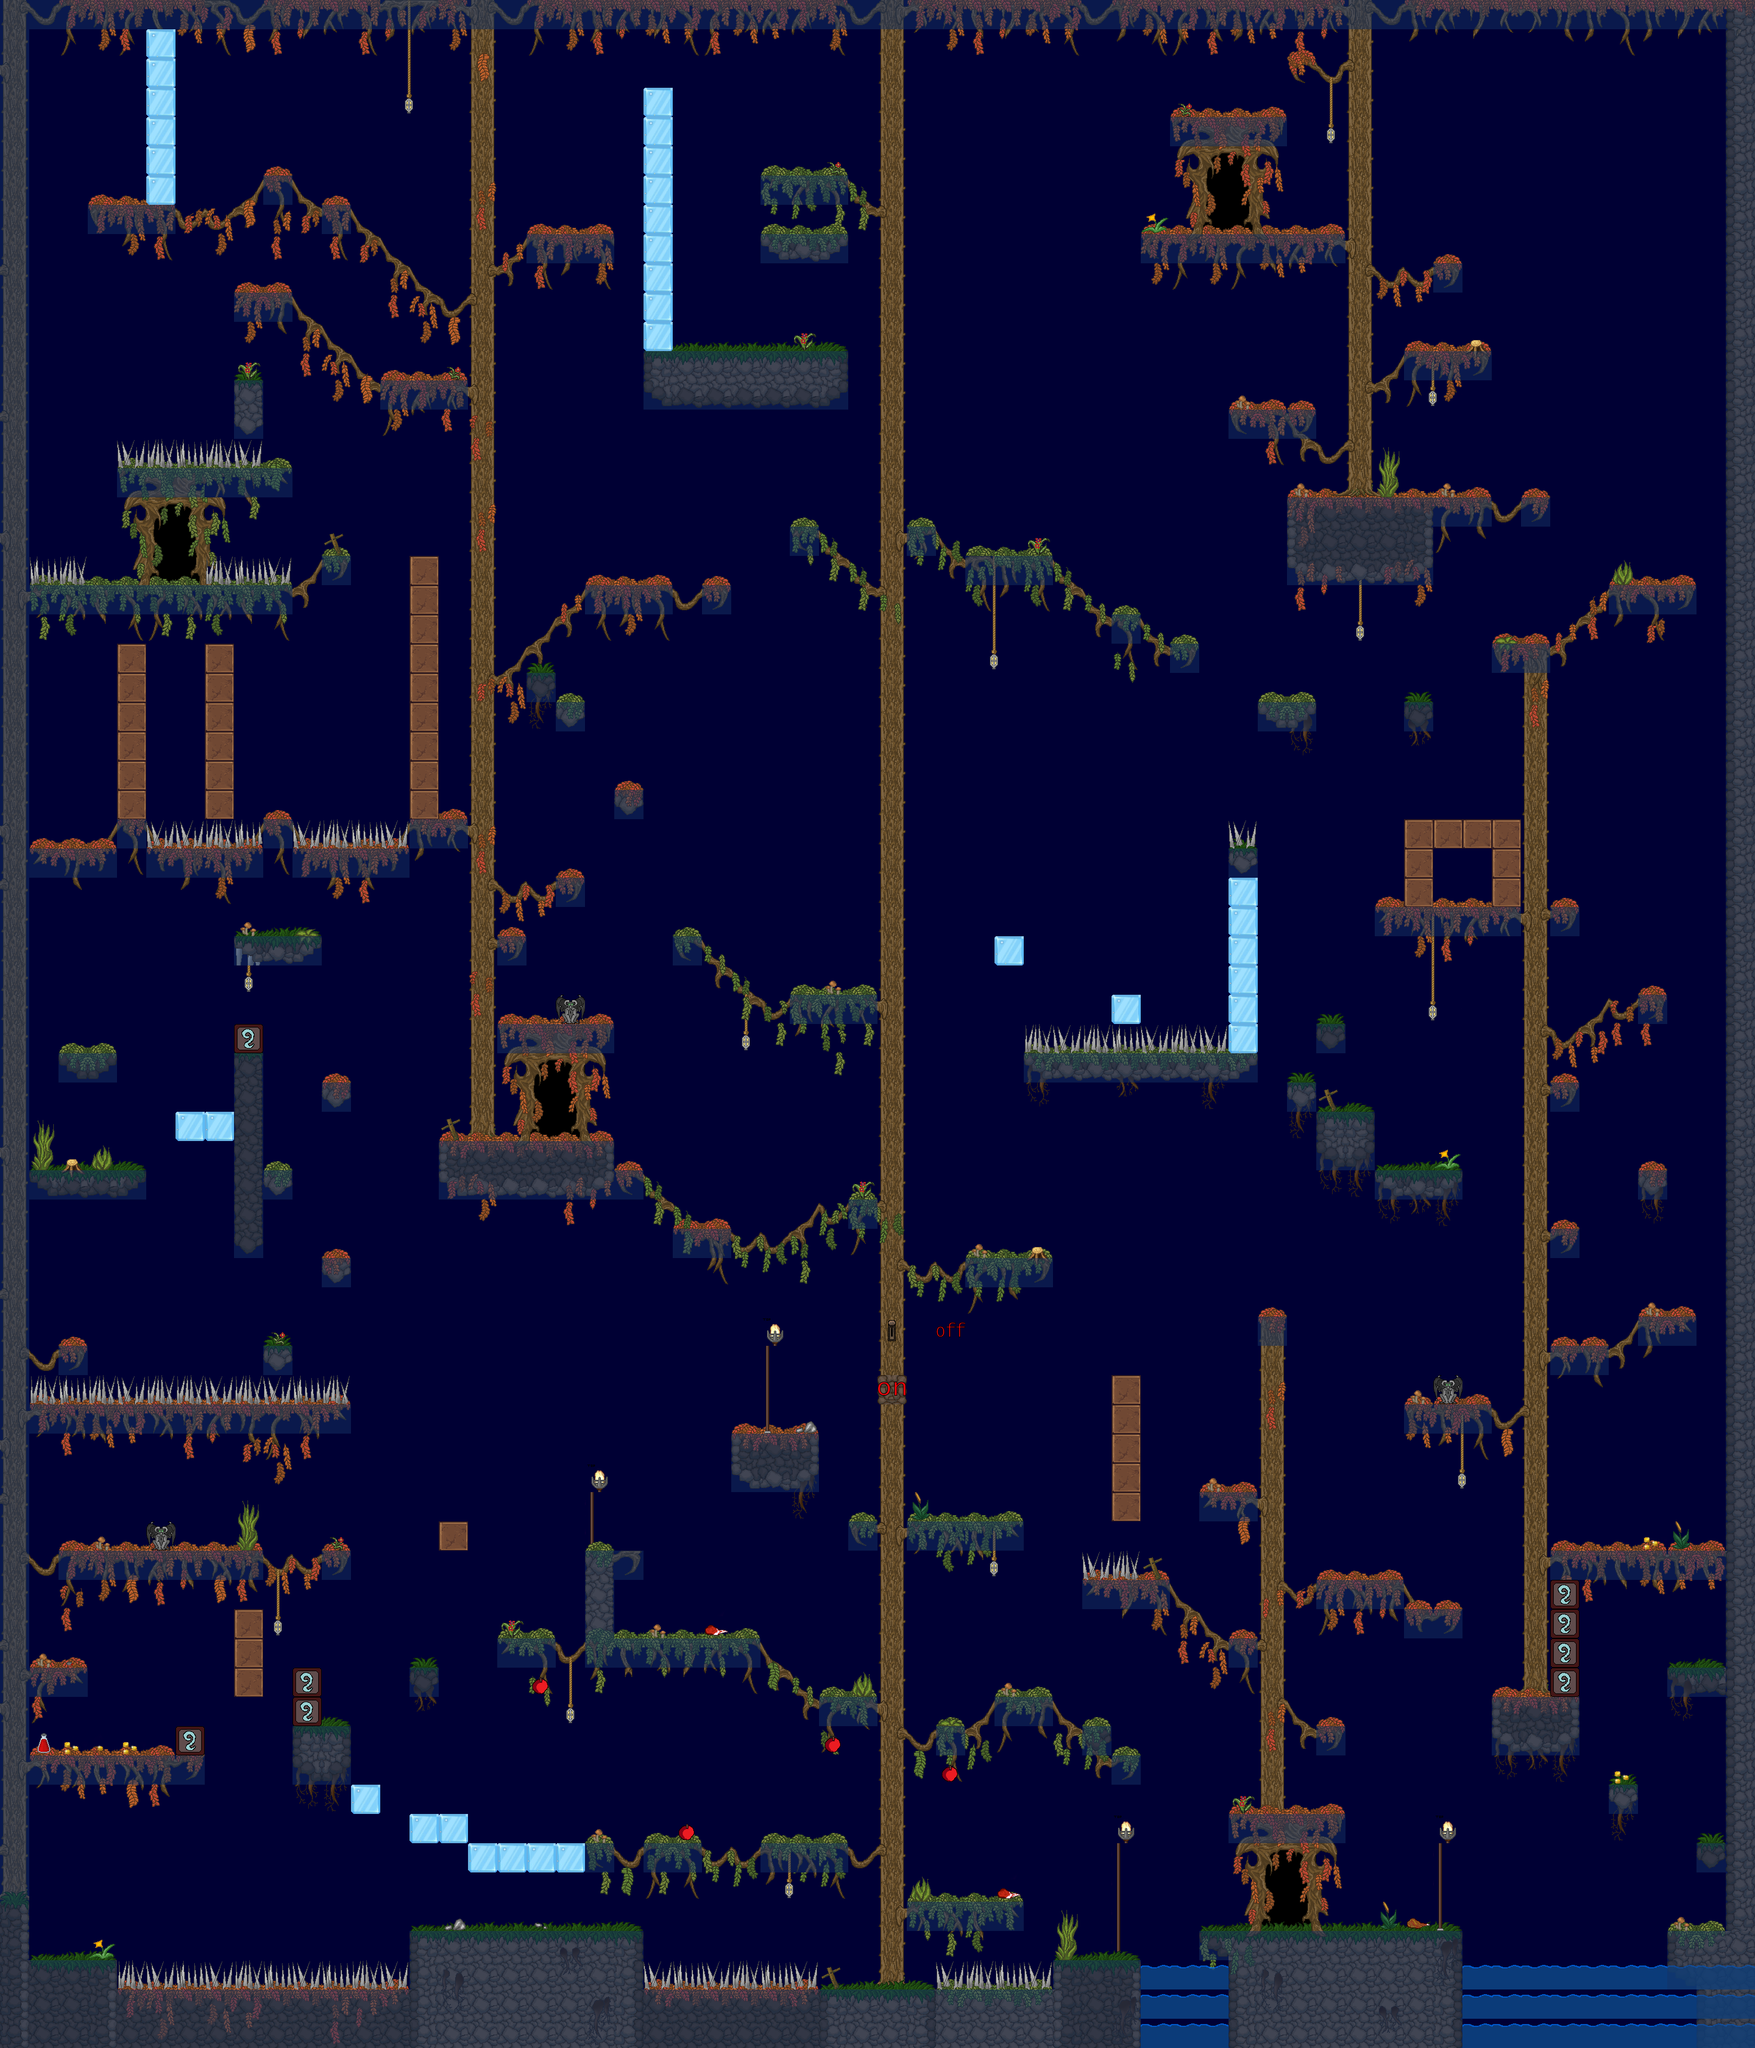

A 2D game scene composited from a Tiled map and its tileset images. What follows is a short description and the map's XML, with each tile layer's data collapsed to a summary:
An orthogonal 60x70 tile map with 50x50 px tiles, 19 tile layers (BG 1, BG 2, BG 3, BG 4, ...), 1 hidden layer not drawn, 4 tilesets and 47 objects.

<map version="1.0" orientation="orthogonal" renderorder="right-down" width="60" height="70" tilewidth="50" tileheight="50" backgroundcolor="#000034" nextobjectid="73">
 <properties>
  <property name="backgroundlayers" value="-1.0,res/level/forest/layer_inf.png,3.0,res/level/forest/layer_3.png" />
  <property name="dimming" value="0.4" />
  <property name="musicpath" value="res/level/forest/forest_try.ogg" />
  <property name="name" value="Forest" />
  <property name="tilesetpath" value="res/level/forest/tileset_level_forest.png" />
 </properties>
 <tileset firstgid="1" name="tileset_level_forest" tilewidth="50" tileheight="50" spacing="2" margin="1" tilecount="361" columns="19">
  <image source="../tilesets/tileset_level_forest.png" width="1000" height="1000" />
 </tileset>
 <tileset firstgid="362" name="tileset_level_dynamic_tiles" tilewidth="50" tileheight="50" spacing="2" margin="1" tilecount="200" columns="20">
  <image source="../tilesets/tileset_level_dynamic_tiles.png" width="1040" height="520" />
 </tileset>
 <tileset firstgid="562" name="tileset_enemies" tilewidth="50" tileheight="50" spacing="2" margin="1" tilecount="10" columns="5">
  <image source="../tilesets/tileset_enemies.png" width="260" height="104" />
 </tileset>
 <tileset firstgid="572" name="spritesheet_levelitems" tilewidth="50" tileheight="50" tilecount="576" columns="24">
  <image source="../tilesets/spritesheet_levelitems.png" width="1200" height="1200" />
  <tile id="0">
   <properties>
    <property name="id" value="fo_caveberry" />
   </properties>
  </tile>
  <tile id="1">
   <properties>
    <property name="id" value="mi_goldengoblet" />
   </properties>
  </tile>
  <tile id="2">
   <properties>
    <property name="id" value="go_onecoin" />
   </properties>
  </tile>
  <tile id="3">
   <properties>
    <property name="id" value="qe_letter" />
   </properties>
  </tile>
  <tile id="4">
   <properties>
    <property name="id" value="eq_ringoflesserhealth" />
   </properties>
  </tile>
  <tile id="25">
   <properties>
    <property name="id" value="fo_healingherb" />
   </properties>
  </tile>
  <tile id="26">
   <properties>
    <property name="id" value="fo_glowingshroom" />
   </properties>
  </tile>
  <tile id="27">
   <properties>
    <property name="id" value="go_threecoins" />
   </properties>
  </tile>
  <tile id="28">
   <properties>
    <property name="id" value="fo_water" />
   </properties>
  </tile>
  <tile id="48">
   <properties>
    <property name="id" value="fo_cheese" />
   </properties>
  </tile>
  <tile id="49">
   <properties>
    <property name="id" value="fo_bread" />
   </properties>
  </tile>
  <tile id="50">
   <properties>
    <property name="id" value="fo_lesserhealingpotion" />
   </properties>
  </tile>
  <tile id="51">
   <properties>
    <property name="id" value="fo_rawmeat" />
   </properties>
  </tile>
  <tile id="52">
   <properties>
    <property name="id" value="we_oathbreaker" />
   </properties>
  </tile>
  <tile id="72">
   <properties>
    <property name="id" value="fo_apple" />
   </properties>
  </tile>
  <tile id="75">
   <properties>
    <property name="id" value="fo_roastedmeat" />
   </properties>
  </tile>
 </tileset>
 <layer name="BG 1" width="60" height="70">
  <data>[4200 cells, 1471 non-empty, 96 distinct tile ids]</data>
 </layer>
 <layer name="BG 2" width="60" height="70">
  <data>[4200 cells, 702 non-empty, 132 distinct tile ids]</data>
 </layer>
 <layer name="BG 3" width="60" height="70">
  <data>[4200 cells, 458 non-empty, 94 distinct tile ids]</data>
 </layer>
 <layer name="BG 4" width="60" height="70">
  <data>[4200 cells, 56 non-empty, 37 distinct tile ids]</data>
 </layer>
 <layer name="dynamic water" width="60" height="70">
  <data>[4200 cells, 39 non-empty, 1 distinct tile ids]</data>
 </layer>
 <layer name="dynamic ice" width="60" height="70">
  <data>[4200 cells, 32 non-empty, 1 distinct tile ids]</data>
 </layer>
 <layer name="dynamic destructible" width="60" height="70">
  <data>[4200 cells, 38 non-empty, 1 distinct tile ids]</data>
 </layer>
 <layer name="dynamic torch" width="60" height="70">
  <data>[4200 cells, 4 non-empty, 1 distinct tile ids]</data>
 </layer>
 <layer name="dynamic spikesbottom" width="60" height="70">
  <data>[4200 cells, 60 non-empty, 3 distinct tile ids]</data>
 </layer>
 <layer name="dynamic spikestop" width="60" height="70">
  <data>[4200 cells, 1 non-empty, 1 distinct tile ids]</data>
 </layer>
 <layer name="dynamic shiftable" width="60" height="70">
  <data>[4200 cells, 8 non-empty, 1 distinct tile ids]</data>
 </layer>
 <layer name="dynamic checkpoint" width="60" height="70">
  <data>[4200 cells, 3 non-empty, 1 distinct tile ids]</data>
 </layer>
 <layer name="dynamic lever 1" width="60" height="70">
  <data>[4200 cells, 3 non-empty, 3 distinct tile ids]</data>
 </layer>
 <layer name="dynamic lever 2" width="60" height="70" visible="0">
  <data>[4200 cells, 4 non-empty, 4 distinct tile ids]</data>
 </layer>
 <layer name="item" width="60" height="70">
  <data>[4200 cells, 17 non-empty, 8 distinct tile ids]</data>
 </layer>
 <objectgroup name="enemy">
  <object id="1" gid="563" x="2557" y="2883" width="50" height="50">
   <properties>
    <property name="gold" value="2" />
    <property name="mi_goldengoblet" value="3" />
    <property name="questtarget" value="a_cave_of_rats,fire_rat" />
   </properties>
  </object>
  <object id="2" gid="562" x="2314" y="3290" width="50" height="50">
   <properties>
    <property name="questtarget" value="a_cave_of_rats,rat" />
   </properties>
  </object>
  <object id="3" gid="562" x="1373" y="3132" width="50" height="50" />
  <object id="4" gid="562" x="2294" y="2686" width="50" height="50" />
  <object id="20" gid="563" x="803" y="3293" width="50" height="50">
   <properties>
    <property name="gold" value="2" />
    <property name="mi_goldengoblet" value="3" />
    <property name="questtarget" value="a_cave_of_rats,fire_rat" />
   </properties>
  </object>
  <object id="23" gid="563" x="125.333" y="1788.33" width="50" height="50">
   <properties>
    <property name="gold" value="2" />
    <property name="mi_goldengoblet" value="3" />
    <property name="questtarget" value="a_cave_of_rats,fire_rat" />
   </properties>
  </object>
  <object id="29" gid="565" x="2600.33" y="3179.67" width="50" height="50" />
  <object id="30" gid="565" x="1729.67" y="3066.33" width="50" height="50" />
  <object id="31" gid="565" x="792.333" y="2994.33" width="50" height="50" />
  <object id="34" gid="563" x="115" y="2649" width="50" height="50" />
  <object id="36" gid="565" x="631" y="1799.67" width="50" height="50" />
  <object id="38" gid="565" x="1613.67" y="2003.67" width="50" height="50" />
  <object id="39" gid="563" x="2471" y="1547.67" width="50" height="50">
   <properties>
    <property name="persistent" value="" />
   </properties>
  </object>
  <object id="40" gid="565" x="2691" y="1731.67" width="50" height="50" />
  </objectgroup>
 <layer name="LFG 1" width="60" height="70">
  <data>[4200 cells, 17 non-empty, 11 distinct tile ids]</data>
 </layer>
 <layer name="LFG 2" width="60" height="70">
  <data>[4200 cells, 2 non-empty, 2 distinct tile ids]</data>
 </layer>
 <layer name="FG 1" width="60" height="70">
  <data>[4200 cells, 3 non-empty, 3 distinct tile ids]</data>
 </layer>
 <layer name="FG 2" width="60" height="70">
  <data>[4200 cells, 0 non-empty, 0 distinct tile ids]</data>
 </layer>
 <layer name="collidable" width="60" height="70">
  <data>[4200 cells, 649 non-empty, 1 distinct tile ids]</data>
 </layer>
 <objectgroup name="trigger">
  <!-- 4 objects omitted --></objectgroup>
 <objectgroup name="chest">
  <!-- 5 objects omitted --></objectgroup>
 <objectgroup name="light">
  <!-- 14 objects omitted --></objectgroup>
</map>
<!-- 33 of 47 objects omitted -->
